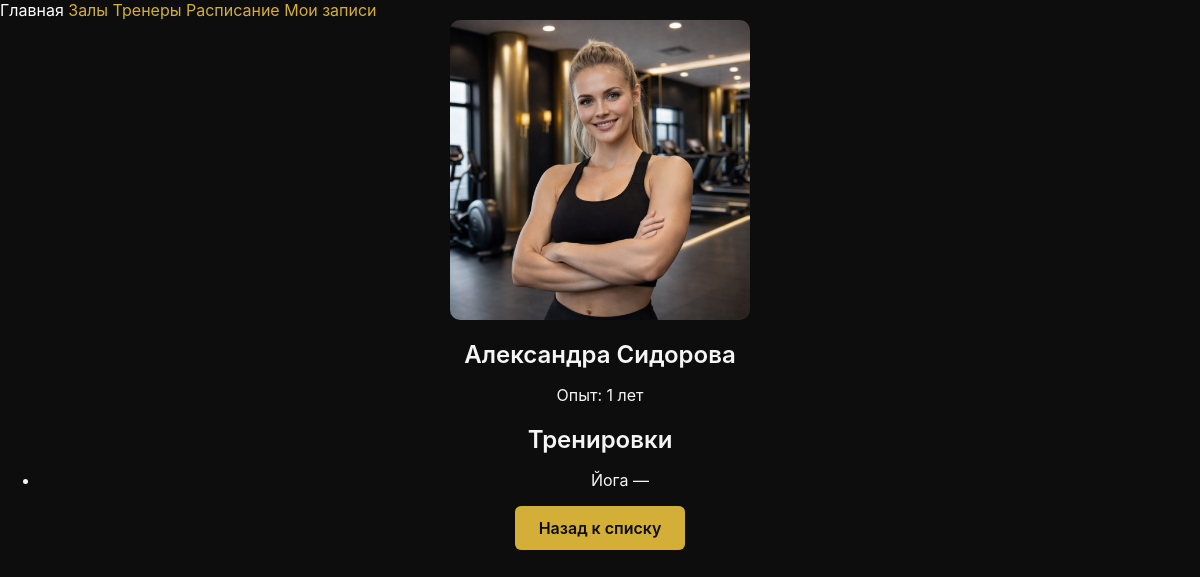
The page /instructors/instructors/1/ on the database as committed earlier.
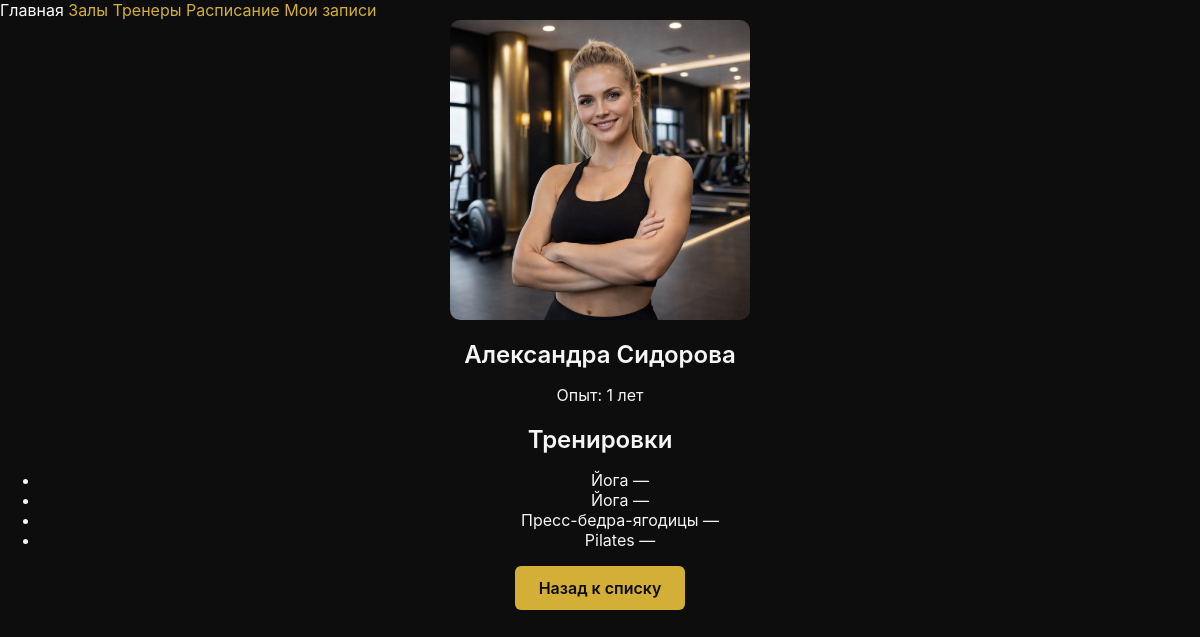
The same page on the database as committed later.
### training/models.py (models this page shows, shortened)
class Training(models.Model):
    gym = models.ForeignKey(Gym, on_delete=models.CASCADE, related_name='trainings', verbose_name='Зал')
    name = models.CharField(max_length=100, null=True, blank=True, verbose_name='Название тренировки')
    instructor = models.ForeignKey(Instructor, on_delete=models.SET_NULL,
                                   null=True, blank=True, related_name='trainings', verbose_name='Инструктор')
    date = models.DateField(verbose_name='Дата тренировки')
    training_time = models.TimeField(verbose_name='Время тренировки')
    duration = models.PositiveIntegerField(default=60, verbose_name='Длительность (мин)')
    max_participants = models.PositiveIntegerField(default=10, verbose_name='Количество мест')
    start_of_recording = models.TimeField(verbose_name='Начало записи') # todo datetime field
    activation = models.BooleanField(default=True, verbose_name='Активна')
    class Meta:
        verbose_name = "Тренировка"
        verbose_name_plural = "Тренировки"

### instructor/views.py (the view)
# urls.py: path('instructors/<int:pk>/', InstructorDetailHTMLView.as_view(), name='instructor_detail'),
class InstructorDetailHTMLView(APIView):
    renderer_classes = [TemplateHTMLRenderer]
    template_name = 'instructor_detail_page.html'
    def get(self, request, pk, *args, **kwargs):
        instructor = Instructor.objects.get(pk=pk)
        trainings = instructor.trainings.all()
        return Response({'instructor': instructor, 'trainings': trainings})

### instructor/models.py (called while the page is built)
    @property
    def full_name(self):
        return f"{self.first_name} {self.last_name}"

### instructor/templates/instructor_detail_page.html
{% extends 'base.html' %}
{% block content %}
<section class="instructor-detail">
  <img src="{{ instructor.photo.url }}" alt="{{ instructor.full_name }}">
  <h1>{{ instructor.full_name }}</h1>
  <p>Опыт: {{ instructor.experience }} лет</p>
  <h2>Тренировки</h2>
  <ul>
    {% for t in instructor.trainings.all %}
    <li>{{ t.name }} — {{ t.start_time }}</li>
    {% endfor %}
  </ul>
  <a href="{% url 'instructors_list' %}" class="btn btn-secondary">Назад к списку</a>
</section>
{% endblock %}

Rows that differ between the two databases and show on the page:
added Training: name "Йога"
added Training: name "Пресс-бедра-ягодицы"
added Training: name "Pilates"
